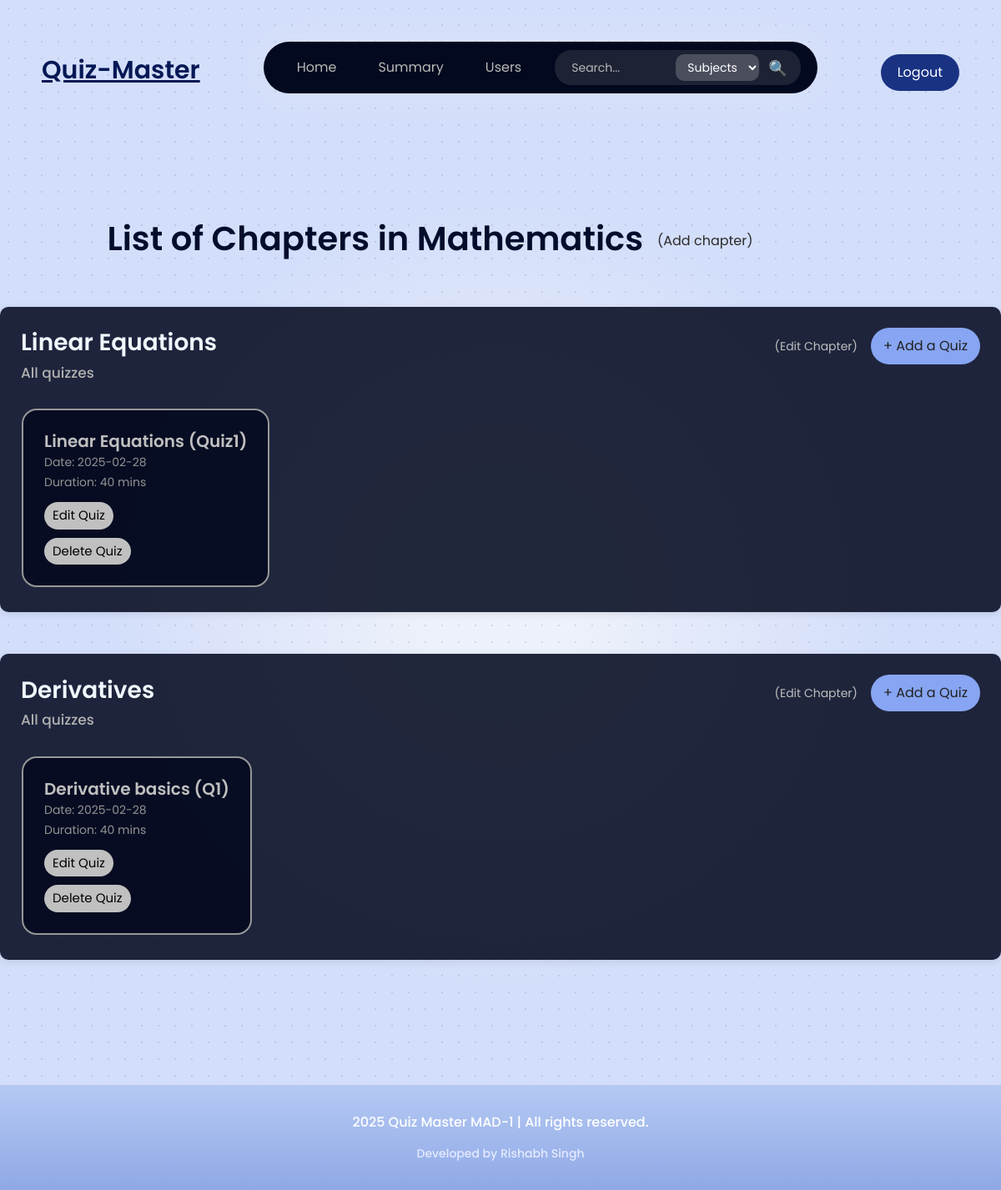
/admin/subject/1/chapters_list, run on an earlier commit of the app's database.
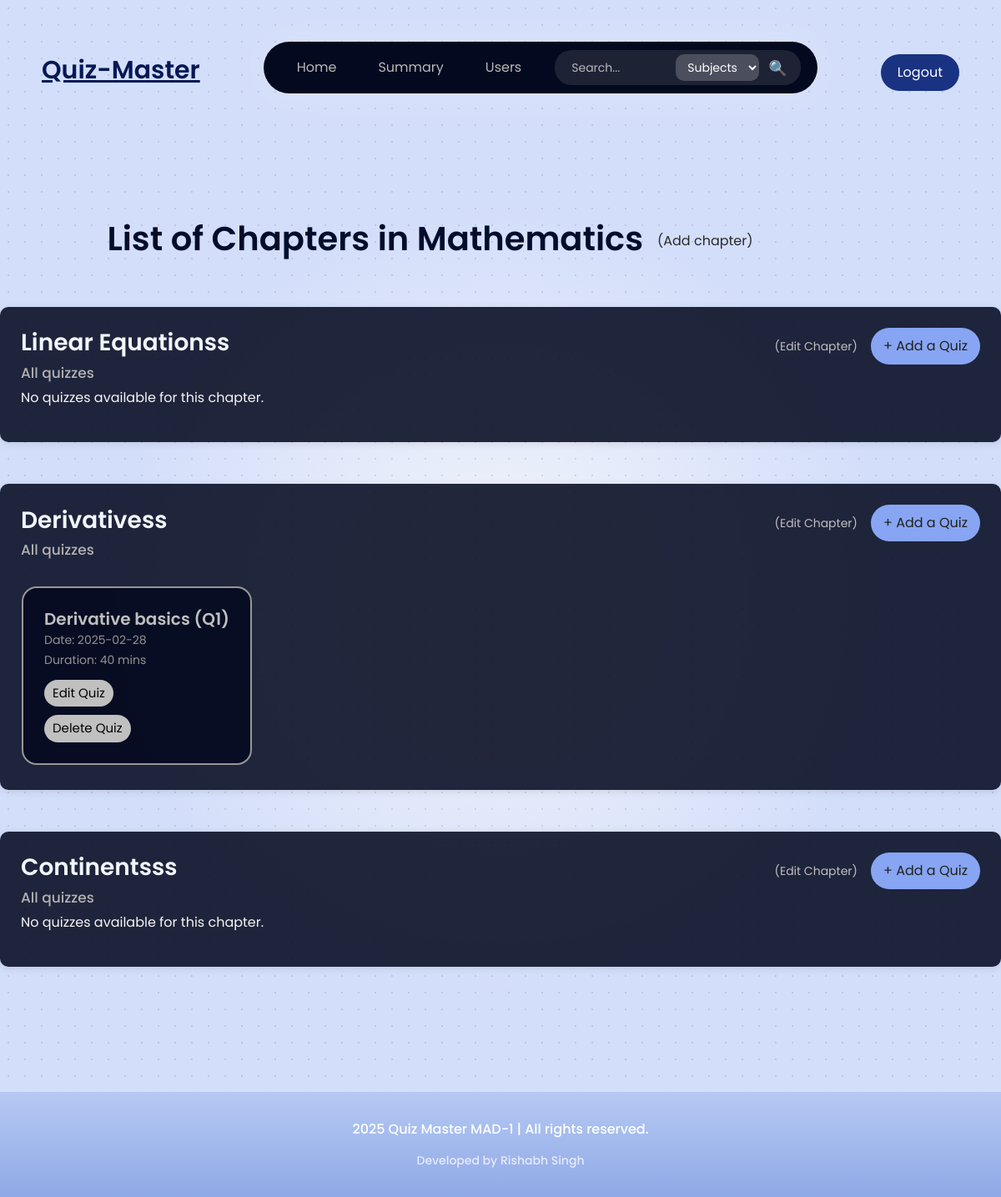
And on a later commit of the database.
### models/models.py (models this page shows, shortened)
class Chapter(db.Model):
    __tablename__ = 'chapters'
    id = db.Column(db.Integer, primary_key=True)
    subject_id = db.Column(db.Integer, db.ForeignKey('subjects.id'), nullable=False)
    name = db.Column(db.String(100), nullable=False)
    description = db.Column(db.Text, nullable=True)

class Quiz(db.Model):
    __tablename__ = 'quizzes'
    id = db.Column(db.Integer, primary_key=True)
    subject_id = db.Column(db.Integer, db.ForeignKey('subjects.id'), nullable=False)
    chapter_id = db.Column(db.Integer, db.ForeignKey('chapters.id'), nullable=False)
    date_of_quiz = db.Column(db.Date, nullable=False)
    time_duration = db.Column(db.Integer, nullable=False)
    remarks = db.Column(db.Text, nullable=True)

### app.py (the view)
@app.route('/admin/subject/<int:subject_id>/chapters_list', methods=['GET'])
def chapters_list(subject_id):
    subject = Subjects.query.get(subject_id)
    if not subject:
        return "Subject not found", 404
    search_query = request.args.get('q', '').strip()
    chapters = Chapter.query.filter_by(subject_id=subject_id).all()
    quizzes_with_chapters = []
    for chapter in chapters:
        if search_query:
            quizzes = Quiz.query.filter(Quiz.chapter_id == chapter.id, Quiz.remarks.ilike(f"%{search_query}%")).all()
        else:
            quizzes = Quiz.query.filter_by(chapter_id=chapter.id).all()
        if quizzes or not search_query:
            quizzes_with_chapters.append({
                'chapter': chapter,
                'quiz': quizzes
            })
    return render_template('chapters_list.html', arr_quiz=quizzes_with_chapters, subject=subject, search_query=search_query)

### templates/chapters_list.html (shortened to what the changed rows need)
<!DOCTYPE html>
<html lang="en">
<head>
    <link rel="stylesheet" href="{{ url_for('static', filename='styles.css') }}">
</head>
<body class='page_look'>
    {%include 'navbar.html'%}
    <div>
        <div style="display:flex;">
        <h1
            style="text-align: left;margin-left: 10.7%; margin-top: 0px;color: #020d2c;font-weight: 600; font-family: 'Poppins', sans-serif;">
            List of Chapters in {{ subject.name }}</h1>
        </div>
        {% if arr_quiz %}
        <div>
            {% for item in arr_quiz %}
            <div class="chapter-card">
                <div class="chapter-header">
                    <h3 style="font-weight: 600; color: aliceblue;">{{ item.chapter.name }}</h3>
                    <div style="display: flex; gap: 10px;">
                        <a href="{{ url_for('redirect_edit_chapter', chapter_id = item.chapter.id) }}">
                            <button type="button"
                                style="text-decoration: none; color: rgb(191, 191, 191);background: none; border: none;font-size: 14px;margin-top: 11px;">
                                (Edit Chapter)
                            </button>
                        </a>
                        <a href="{{ url_for('create_quiz', subject_id=subject.id, chapter_id = item.chapter.id) }}">
                            <button type="button" class="add-quiz-btn">
                                + Add a Quiz
                            </button>
                        </a>
                    </div>
                </div>
                <h4 style="color: rgb(177, 177, 177);font-size: 17px;">All quizzes</h4>
                {% if item.quiz %}
                <div>
                    <div class="quiz-container" style="padding: 5px 1px;">
                        {% for quiz in item.quiz %}
                        <div class="quiz-card">
                            <a href="{{ url_for('quiz_questions', quiz_id = quiz.id) }}"
                                class="card-link">
                                <h5 style="font-weight: 550;">{{ quiz.remarks }}</h5>
                                <p>Date: {{ quiz.date_of_quiz }}</p>
                                <p>Duration: {{ quiz.time_duration }} mins</p>
                            </a>
                            <a
                                href="{{ url_for('redirect_edit_quiz', subject_id=subject.id, chapter_id=item.chapter.id, quiz_id=quiz.id) }}">
                                <button type="button"
                                    style="background-color: #c0c0c0; margin-top: 10px; color: rgb(0, 0, 0); border: none; font-size: 15px; padding: 5px 10px; border-radius: 35px; cursor: pointer;">
                                    Edit Quiz
                                </button>
                            </a>
                            <form
                                action="{{ url_for('delete_quiz', subject_id=subject.id, chapter_id=item.chapter.id, quiz_id=quiz.id) }}"
                                method="POST">
                                <button type="submit"
                                    style="background-color: #c0c0c0;margin-top: 10px; color: rgb(0, 0, 0);border: none; font-size: 15px; padding: 5px 10px; border-radius: 35px; cursor: pointer;">
                                    Delete Quiz
                                </button>
                            </form>
                        </div>
                        {% endfor %}
                    </div>
                </div>
                {% else %}
                <p style="color: whitesmoke; font-family: 'Poppins', sans-serif;">No quizzes available for this chapter.
                </p>
                {% endif %}
            </div>
            {% endfor %}
        </div>
        {% else %}
        <p style="color: #37497d; text-align: center; margin-top: 30px; font-family: 'Poppins', sans-serif;">No chapters
            available.</p>
        {% endif %}
    </div>
    {%include 'footer.html'%}
</body>
</html>

What changed in the data, as far as the page shows it:
removed Quiz: remarks "Linear Equations (Quiz1)", date_of_quiz "2025-02-28", time_duration "40", shown under "Linear Equations"
shown differently, row unchanged: Quiz "Derivative basics (Q1)": moves from the list under "Derivatives" to the list under "Derivativess"
added Chapter: chapter.name "Continentsss"
Also different on the page:
new list line: "Linear Equationss"
new list line: "(Edit Chapter) + Add a Quiz All quizzes No quizzes available for this chapter."
new list line: "Derivativess"
new list line: "(Edit Chapter) + Add a Quiz All quizzes"
list line gone: "Linear Equations"
list line gone: "(Edit Chapter) + Add a Quiz All quizzes"
list line gone: "Derivatives"
